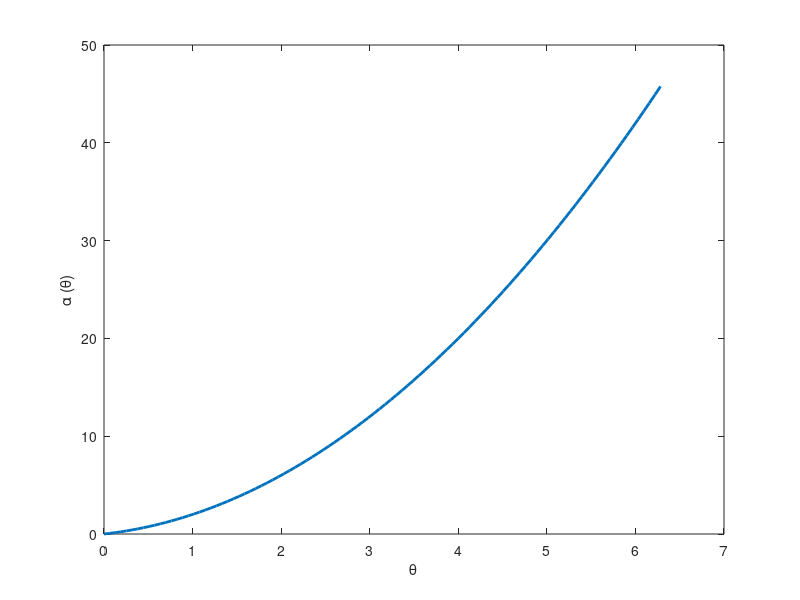

Recreate this plot in MATLAB. (Note: this script raises an error after producing the figure.)

%% write Greek letters in plot 
theta = linspace(0,2*pi,100);
alpha = theta.^2 + theta ;
plot(theta,alpha,'linewidth',2)
xlabel('\theta')
ylabel('\alpha (\theta)') 

%% Define a symbolic function 
syms x t f g

f = @(x) (x.^2 + 2*x ) ;
pretty(f(x));

g = @(x,t) x.*exp(t)./t;
pretty(g(x,t));

%% calculate Integral 
Intf = int(f,x);
pretty(Intf);

Intg1 = int(g,x);
pretty(Intg1);

Intg2 = int(g,t);
pretty(Intg2);

%% calculate derivative
DIFFf = diff(f,x);
pretty(DIFFf);

DIFFg1 = diff(g,x);
pretty(DIFFg1);

DIFFg2 = diff(g,t);
pretty(DIFFg2);

%% calculate Definite Integral 
int (f,x,-1,1) 

int (g,x,-1,1) 

int (g,t,1,2)   

%% plot symbolic function 
fplot(f,[-1 1])
title('f(x)')
figure
subplot(2,2,1)
fplot(g(x,3),[-1 1])
title('g(x,3)')
subplot(2,2,2)
fplot(g(1,t),[-1 1])
title('g(1,t)')
subplot(2,2,3)
fsurf(g)
title('fsurf(g)')
subplot(2,2,4)
fcontour(g)
title('fcontour(g)')


